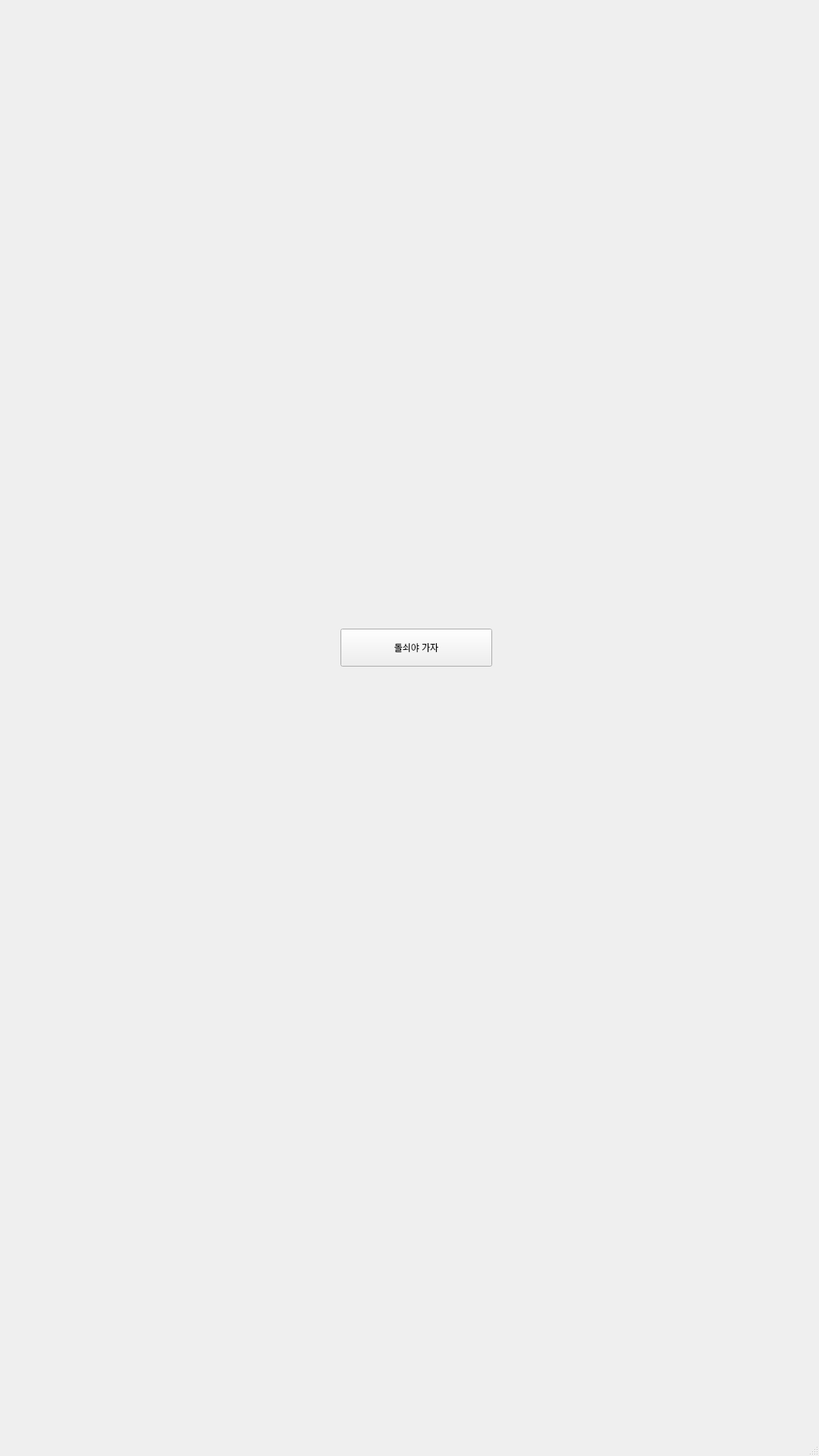
<?xml version="1.0" encoding="UTF-8"?>
<ui version="4.0">
 <class>MainWindow</class>
 <widget class="QMainWindow" name="MainWindow">
  <property name="geometry">
   <rect>
    <x>0</x>
    <y>0</y>
    <width>1080</width>
    <height>1920</height>
   </rect>
  </property>
  <property name="windowTitle">
   <string>MainWindow</string>
  </property>
  <widget class="QWidget" name="centralwidget">
   <layout class="QVBoxLayout" name="verticalLayout_4">
    <item>
     <widget class="QStackedWidget" name="stack">
      <property name="currentIndex">
       <number>3</number>
      </property>
      <widget class="QWidget" name="startPage">
       <widget class="QLabel" name="backgroundLabel">
        <property name="geometry">
         <rect>
          <x>0</x>
          <y>0</y>
          <width>1080</width>
          <height>1920</height>
         </rect>
        </property>
        <property name="text">
         <string/>
        </property>
        <property name="scaledContents">
         <bool>true</bool>
        </property>
       </widget>
       <widget class="QLabel" name="titleLabel">
        <property name="geometry">
         <rect>
          <x>0</x>
          <y>0</y>
          <width>1080</width>
          <height>1920</height>
         </rect>
        </property>
        <property name="text">
         <string/>
        </property>
        <property name="scaledContents">
         <bool>false</bool>
        </property>
       </widget>
       <widget class="QLabel" name="dolsoeLabel">
        <property name="geometry">
         <rect>
          <x>0</x>
          <y>0</y>
          <width>1080</width>
          <height>1920</height>
         </rect>
        </property>
        <property name="text">
         <string/>
        </property>
        <property name="scaledContents">
         <bool>false</bool>
        </property>
       </widget>
       <widget class="QPushButton" name="wakeUpButton">
        <property name="geometry">
         <rect>
          <x>440</x>
          <y>1150</y>
          <width>200</width>
          <height>50</height>
         </rect>
        </property>
        <property name="text">
         <string>돌쇠 깨우기</string>
        </property>
       </widget>
      </widget>
      <widget class="QWidget" name="inputPage">
       <widget class="QWidget" name="horizontalLayoutWidget">
        <property name="geometry">
         <rect>
          <x>180</x>
          <y>110</y>
          <width>401</width>
          <height>100</height>
         </rect>
        </property>
        <layout class="QHBoxLayout" name="horizontalLayout_2" stretch="3,7">
         <item>
          <layout class="QVBoxLayout" name="verticalLayout_2">
           <item>
            <widget class="QLabel" name="label">
             <property name="text">
              <string>이름</string>
             </property>
            </widget>
           </item>
           <item>
            <widget class="QLabel" name="label_2">
             <property name="text">
              <string>국가</string>
             </property>
            </widget>
           </item>
           <item>
            <widget class="QLabel" name="label_3">
             <property name="text">
              <string>번호</string>
             </property>
            </widget>
           </item>
          </layout>
         </item>
         <item>
          <layout class="QVBoxLayout" name="verticalLayout">
           <item>
            <widget class="QLineEdit" name="nameLE"/>
           </item>
           <item>
            <widget class="QComboBox" name="countryCB">
             <property name="sizeAdjustPolicy">
              <enum>QComboBox::AdjustToContents</enum>
             </property>
            </widget>
           </item>
           <item>
            <layout class="QHBoxLayout" name="horizontalLayout_3" stretch="3,7">
             <item>
              <widget class="QLineEdit" name="countrynumLE">
               <property name="readOnly">
                <bool>true</bool>
               </property>
              </widget>
             </item>
             <item>
              <widget class="QLineEdit" name="numberLE"/>
             </item>
            </layout>
           </item>
          </layout>
         </item>
        </layout>
       </widget>
       <widget class="QPushButton" name="back">
        <property name="geometry">
         <rect>
          <x>60</x>
          <y>430</y>
          <width>91</width>
          <height>25</height>
         </rect>
        </property>
        <property name="text">
         <string>이전</string>
        </property>
       </widget>
       <widget class="QPushButton" name="next">
        <property name="enabled">
         <bool>false</bool>
        </property>
        <property name="geometry">
         <rect>
          <x>630</x>
          <y>430</y>
          <width>95</width>
          <height>25</height>
         </rect>
        </property>
        <property name="text">
         <string>다음</string>
        </property>
       </widget>
       <widget class="QWidget" name="horizontalLayoutWidget_2">
        <property name="geometry">
         <rect>
          <x>180</x>
          <y>240</y>
          <width>401</width>
          <height>83</height>
         </rect>
        </property>
        <layout class="QHBoxLayout" name="horizontalLayout" stretch="3,7">
         <item>
          <layout class="QVBoxLayout" name="verticalLayout_5">
           <item>
            <widget class="QLabel" name="label_4">
             <property name="text">
              <string>돌쇠 비밀번호</string>
             </property>
            </widget>
           </item>
           <item>
            <widget class="QLabel" name="label_5">
             <property name="text">
              <string>비밀번호 재입력</string>
             </property>
            </widget>
           </item>
           <item>
            <widget class="QLabel" name="label_6">
             <property name="text">
              <string/>
             </property>
            </widget>
           </item>
          </layout>
         </item>
         <item>
          <layout class="QVBoxLayout" name="verticalLayout_6">
           <item>
            <widget class="QLineEdit" name="pwLE">
             <property name="maxLength">
              <number>4</number>
             </property>
             <property name="echoMode">
              <enum>QLineEdit::Normal</enum>
             </property>
            </widget>
           </item>
           <item>
            <widget class="QLineEdit" name="repwLE">
             <property name="maxLength">
              <number>4</number>
             </property>
             <property name="echoMode">
              <enum>QLineEdit::Normal</enum>
             </property>
            </widget>
           </item>
           <item>
            <widget class="QLabel" name="pwokLabel">
             <property name="text">
              <string/>
             </property>
            </widget>
           </item>
          </layout>
         </item>
        </layout>
       </widget>
       <widget class="QCheckBox" name="privacyCheckBox">
        <property name="geometry">
         <rect>
          <x>270</x>
          <y>430</y>
          <width>231</width>
          <height>22</height>
         </rect>
        </property>
        <property name="text">
         <string>개인정보 처리방침에 동의합니다.</string>
        </property>
       </widget>
      </widget>
      <widget class="QWidget" name="cameraPage">
       <widget class="QLabel" name="cameraLabel">
        <property name="geometry">
         <rect>
          <x>60</x>
          <y>20</y>
          <width>631</width>
          <height>411</height>
         </rect>
        </property>
        <property name="font">
         <font>
          <pointsize>20</pointsize>
         </font>
        </property>
        <property name="text">
         <string/>
        </property>
       </widget>
       <widget class="QPushButton" name="pushButton">
        <property name="geometry">
         <rect>
          <x>340</x>
          <y>490</y>
          <width>95</width>
          <height>25</height>
         </rect>
        </property>
        <property name="text">
         <string>촬영 시작</string>
        </property>
       </widget>
      </widget>
      <widget class="QWidget" name="letsgoPage">
       <widget class="QLabel" name="carryingLabel">
        <property name="geometry">
         <rect>
          <x>240</x>
          <y>400</y>
          <width>600</width>
          <height>400</height>
         </rect>
        </property>
        <property name="text">
         <string/>
        </property>
        <property name="pixmap">
         <pixmap resource="image.qrc">:/images/carrying.jpg</pixmap>
        </property>
        <property name="scaledContents">
         <bool>true</bool>
        </property>
       </widget>
       <widget class="QPushButton" name="pushButton_3">
        <property name="geometry">
         <rect>
          <x>440</x>
          <y>820</y>
          <width>200</width>
          <height>50</height>
         </rect>
        </property>
        <property name="text">
         <string>돌쇠야 가자</string>
        </property>
       </widget>
      </widget>
      <widget class="QWidget" name="finishPage">
       <widget class="QLabel" name="goodbyeLabel">
        <property name="geometry">
         <rect>
          <x>0</x>
          <y>0</y>
          <width>1080</width>
          <height>1920</height>
         </rect>
        </property>
        <property name="text">
         <string/>
        </property>
        <property name="pixmap">
         <pixmap resource="image.qrc">:/images/goodbye.png</pixmap>
        </property>
        <property name="scaledContents">
         <bool>true</bool>
        </property>
       </widget>
       <widget class="QPushButton" name="pushButton_2">
        <property name="geometry">
         <rect>
          <x>430</x>
          <y>1330</y>
          <width>200</width>
          <height>50</height>
         </rect>
        </property>
        <property name="text">
         <string>초기 화면</string>
        </property>
       </widget>
       <widget class="QLabel" name="finishLabel">
        <property name="geometry">
         <rect>
          <x>430</x>
          <y>1430</y>
          <width>200</width>
          <height>50</height>
         </rect>
        </property>
        <property name="text">
         <string>즐거운 여행 되세요!</string>
        </property>
       </widget>
      </widget>
      <widget class="QWidget" name="noRobotPage">
       <layout class="QVBoxLayout" name="verticalLayout_3">
        <item>
         <widget class="QLabel" name="namuLabel">
          <property name="text">
           <string/>
          </property>
          <property name="pixmap">
           <pixmap resource="image.qrc">:/images/namu.gif</pixmap>
          </property>
         </widget>
        </item>
        <item>
         <widget class="QLabel" name="label_7">
          <property name="font">
           <font>
            <pointsize>24</pointsize>
           </font>
          </property>
          <property name="text">
           <string>현재 사용 가능한 로봇이 없습니다.</string>
          </property>
         </widget>
        </item>
       </layout>
      </widget>
     </widget>
    </item>
   </layout>
  </widget>
  <widget class="QMenuBar" name="menubar">
   <property name="geometry">
    <rect>
     <x>0</x>
     <y>0</y>
     <width>1080</width>
     <height>22</height>
    </rect>
   </property>
  </widget>
  <widget class="QStatusBar" name="statusbar"/>
 </widget>
 <resources>
  <include location="image.qrc"/>
 </resources>
 <connections/>
</ui>
